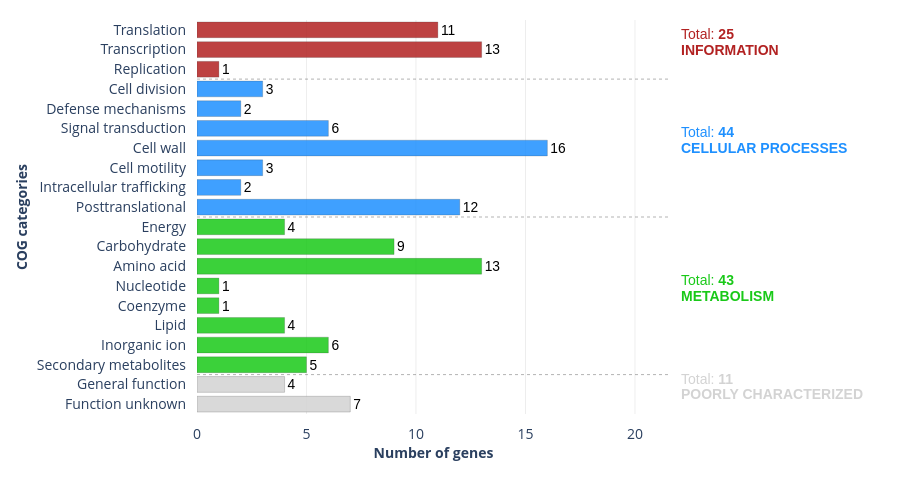

Notebook code for this chart:
### Code cell
figB = plot_cog_bars(cog_counts)
figB.show(config=config)

### Figure 1 — Plotly figure (JSON) as saved in the notebook; plotly's stock layout.template omitted (floating-point values rounded to 4 significant figures)
{"data": [{"hovertemplate": "<b>%{y}</b><br>Genes: %{x}<extra></extra>", "marker": {"color": "#B22222", "line": {"color": "rgba(0,0,0,0.2)", "width": 1}, "opacity": 0.85}, "name": "INFORMATION", "orientation": "h", "text": [11.0, 13.0, 1.0], "textfont": {"color": "black", "family": "Arial", "size": 14}, "textposition": "outside", "type": "bar", "x": [11, 13, 1], "y": ["Translation", "Transcription", "Replication"]}, {"hovertemplate": "<b>%{y}</b><br>Genes: %{x}<extra></extra>", "marker": {"color": "#1E90FF", "line": {"color": "rgba(0,0,0,0.2)", "width": 1}, "opacity": 0.85}, "name": "CELLULAR PROCESSES", "orientation": "h", "text": [3.0, 2.0, 6.0, 16.0, 3.0, 2.0, 12.0], "textfont": {"color": "black", "family": "Arial", "size": 14}, "textposition": "outside", "type": "bar", "x": [3, 2, 6, 16, 3, 2, 12], "y": ["Cell division", "Defense mechanisms", "Signal transduction", "Cell wall", "Cell motility", "Intracellular trafficking", "Posttranslational"]}, {"hovertemplate": "<b>%{y}</b><br>Genes: %{x}<extra></extra>", "marker": {"color": "#19C918", "line": {"color": "rgba(0,0,0,0.2)", "width": 1}, "opacity": 0.85}, "name": "METABOLISM", "orientation": "h", "text": [4.0, 9.0, 13.0, 1.0, 1.0, 4.0, 6.0, 5.0], "textfont": {"color": "black", "family": "Arial", "size": 14}, "textposition": "outside", "type": "bar", "x": [4, 9, 13, 1, 1, 4, 6, 5], "y": ["Energy", "Carbohydrate", "Amino acid", "Nucleotide", "Coenzyme", "Lipid", "Inorganic ion", "Secondary metabolites"]}, {"hovertemplate": "<b>%{y}</b><br>Genes: %{x}<extra></extra>", "marker": {"color": "#D3D3D3", "line": {"color": "rgba(0,0,0,0.2)", "width": 1}, "opacity": 0.85}, "name": "POORLY CHARACTERIZED", "orientation": "h", "text": [4.0, 7.0], "textfont": {"color": "black", "family": "Arial", "size": 14}, "textposition": "outside", "type": "bar", "x": [4, 7], "y": ["General function", "Function unknown"]}], "layout": {"annotations": [{"font": {"color": "#B22222", "family": "Arial", "size": 14}, "showarrow": false, "text": "<b>INFORMATION</b>", "x": 1.02, "xanchor": "left", "xref": "paper", "y": 1.0, "yref": "y"}, {"font": {"color": "#B22222", "family": "Arial", "size": 14}, "showarrow": false, "text": "Total: <b>25</b>", "x": 1.02, "xanchor": "left", "xref": "paper", "y": 0.2, "yref": "y"}, {"font": {"color": "#1E90FF", "family": "Arial", "size": 14}, "showarrow": false, "text": "<b>CELLULAR PROCESSES</b>", "x": 1.02, "xanchor": "left", "xref": "paper", "y": 6.0, "yref": "y"}, {"font": {"color": "#1E90FF", "family": "Arial", "size": 14}, "showarrow": false, "text": "Total: <b>44</b>", "x": 1.02, "xanchor": "left", "xref": "paper", "y": 5.2, "yref": "y"}, {"font": {"color": "#19C918", "family": "Arial", "size": 14}, "showarrow": false, "text": "<b>METABOLISM</b>", "x": 1.02, "xanchor": "left", "xref": "paper", "y": 13.5, "yref": "y"}, {"font": {"color": "#19C918", "family": "Arial", "size": 14}, "showarrow": false, "text": "Total: <b>43</b>", "x": 1.02, "xanchor": "left", "xref": "paper", "y": 12.7, "yref": "y"}, {"font": {"color": "#D3D3D3", "family": "Arial", "size": 14}, "showarrow": false, "text": "<b>POORLY CHARACTERIZED</b>", "x": 1.02, "xanchor": "left", "xref": "paper", "y": 18.5, "yref": "y"}, {"font": {"color": "#D3D3D3", "family": "Arial", "size": 14}, "showarrow": false, "text": "Total: <b>11</b>", "x": 1.02, "xanchor": "left", "xref": "paper", "y": 17.7, "yref": "y"}], "height": 480, "margin": {"b": 60, "l": 150, "pad": 10, "r": 230, "t": 20}, "paper_bgcolor": "white", "plot_bgcolor": "white", "shapes": [{"line": {"color": "rgba(0,0,0,0.3)", "dash": "dot", "width": 1}, "type": "line", "x0": 0, "x1": 1, "xref": "x domain", "y0": 2.5, "y1": 2.5, "yref": "y"}, {"line": {"color": "rgba(0,0,0,0.3)", "dash": "dot", "width": 1}, "type": "line", "x0": 0, "x1": 1, "xref": "x domain", "y0": 9.5, "y1": 9.5, "yref": "y"}, {"line": {"color": "rgba(0,0,0,0.3)", "dash": "dot", "width": 1}, "type": "line", "x0": 0, "x1": 1, "xref": "x domain", "y0": 17.5, "y1": 17.5, "yref": "y"}], "showlegend": false, "width": 900, "xaxis": {"gridcolor": "rgba(230,230,230,0.7)", "range": [0, 21.6], "tickfont": {"size": 14}, "title": {"text": "<b>Number of genes</b>"}}, "yaxis": {"autorange": "reversed", "tickfont": {"size": 14}, "title": {"text": "<b>COG categories</b>"}}}}
